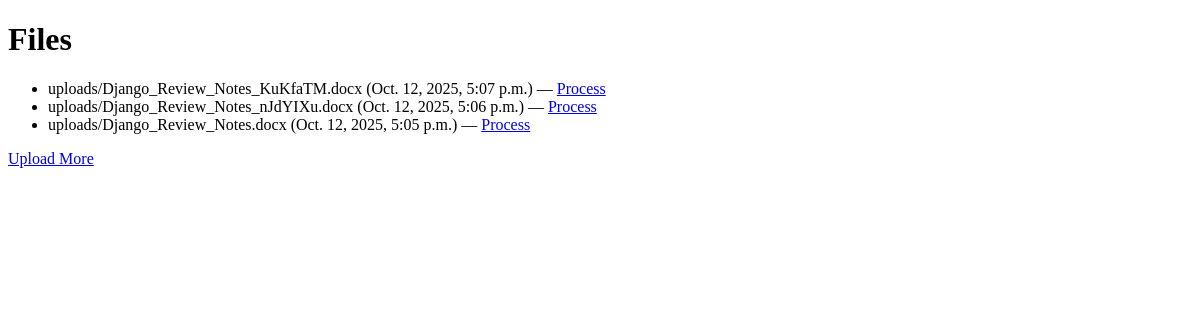
The page /uploader/uploads/ on the database as committed earlier.
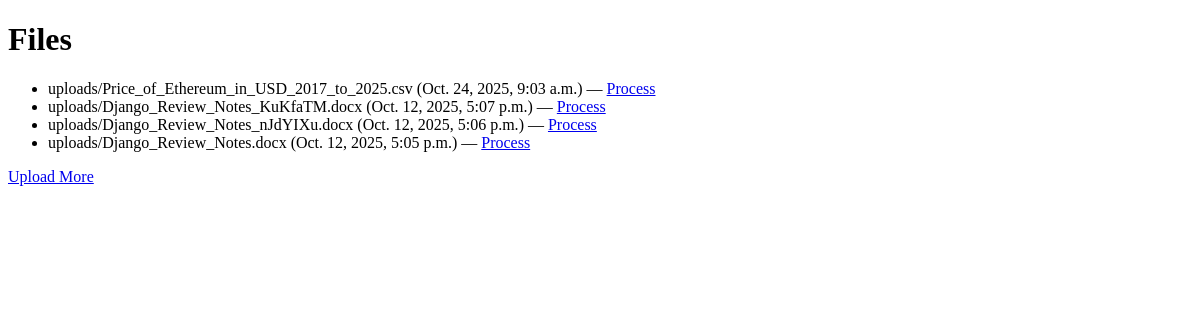
The same page on the database as committed later.
### uploader/models.py (models this page shows)
class Upload(models.Model):
    file = models.FileField(upload_to='uploads/')
    uploaded_at = models.DateTimeField(auto_now_add=True)

### uploader/views.py (the view)
# urls.py: path('uploads/', upload_list, name='upload_list'),
def upload_list(request):
    uploads = Upload.objects.all().order_by('-uploaded_at')
    return render(request, 'uploader/upload_list.html', {'uploads': uploads})

### uploader/templates/uploader/upload_list.html
<!DOCTYPE html>
<html>
<head><title>Uploaded Files</title></head>
<body>
  <h1>Files</h1>
  <ul>
    {% for u in uploads %}
      <li>
        {{ u.file.name }} ({{ u.uploaded_at }}) —
  <a href="{% url 'uploader:process_upload' u.pk %}">Process</a>
      </li>
    {% empty %}
      <li>No files uploaded yet.</li>
    {% endfor %}
  </ul>
  <a href="{% url 'uploader:upload_file' %}">Upload More</a>
</body>
</html>

Rows that differ between the two databases and show on the page:
added Upload: file.name "uploads/Price_of_Ethereum_in_USD_2017_to_2025.csv", uploaded_at "Oct. 24, 2025, 9:03 a.m."
